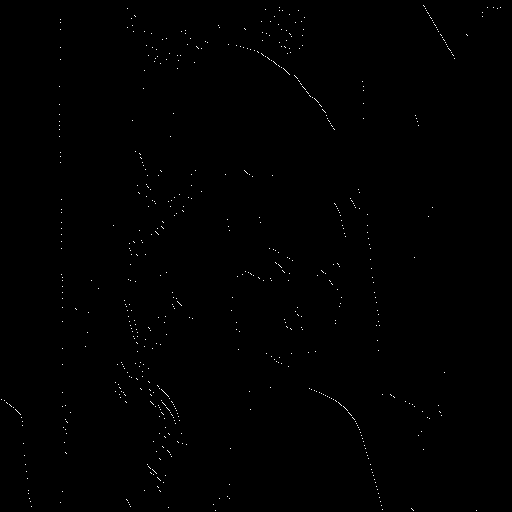
//> input picture hw4/Hit and Miss.png, 512 x 512 px, given in place of lena.bmp, which was not available
$ ./main   (built with g++ and OpenCV 4)
//> lines starting //> are read from the running program, lines starting //| are printed output that depends on the picture; after the words box and inside, x2 and y2 are one past the last pixel; in counts of white or black regions, pixels touching at a corner belong together; pictures that were not available may be replaced by others from this repository, and a replacement may not be noted
#include<cstdio>
#include<cstdlib>
#include<cmath>
#include<iostream>
#include<opencv2/core/core.hpp>
#include <opencv2/highgui/highgui.hpp>
#include<fstream>
#include "opencv2/imgproc.hpp"
#include <set>
using namespace cv;

void binarize(Mat img) {
	for (int i = 0; i < img.rows ; i++) {
		for (int j = 0; j < img.cols; j++) {

			if (img.at<uchar>(i, j) > 127){
				img.at<uchar>(i, j) = 255;
			}
			else img.at<uchar>(i, j) = 0;
		}
	}

}
Mat Erosion(Mat img,int kernel[][5]) {
	Mat d(512, 512, CV_8UC1, Scalar(0));

	for (int i = 0; i < img.rows; i++) {
		for (int j = 0; j < img.cols; j++) {

				bool pass = true;
				for (int k = 0; k < 5; k++) {
					for (int l = 0; l < 5; l++) {
						if (kernel[k][l] == 1) {
							if ((i + k - 2 < 0) || (i + k - 2 > 511) || (j + l - 2) < 0 || (j + l - 2) > 511 || img.at<uchar>(i + k - 2, j + l - 2) == 0) {
								pass = false;
							}
						}
					}
				}
				if (pass==true) {
					d.at<uchar>(i, j) = 255;
				}
				else { d.at<uchar>(i, j) = 0; }

		}
	}
	return d;
}
Mat Dilation(Mat img,int kernel[][5]) {
	Mat d(512, 512, CV_8UC1, Scalar(0));
	for (int i = 0; i < img.rows; i++) {
		for (int j = 0; j < img.cols; j++) {
			if (img.at<uchar>(i, j) != 0) {
				for (int k = 0; k < 5; k++) {
					for (int l = 0; l < 5; l++) {
						if (kernel[k][l] == 1) {
							if ((i + k - 2 >= 0) && (i + k - 2 < 512) && (j + l - 2) >= 0 && (j + l - 2) < 512) {
								d.at<uchar>(i + k - 2, j + l - 2) = 255;
							}
						}
					}
				}
			}
		}
	}
	return d;
}
Mat Closing(Mat img, int kernel[][5]) {
	return Erosion(Dilation(img, kernel), kernel);
}
Mat Opening(Mat img,int kernel[][5]) {
	return Dilation(Erosion(img, kernel),kernel);
}
void hit (Mat img, int j[][5], int k[][5]) {
	Mat comp = 255 - img;
	Mat a = Erosion(img, j);
	Mat b = Erosion(comp, k);
	Mat res = Mat(img.rows, img.cols, CV_8UC1);
	for (int i = 0; i < img.rows; i++) {
		for (int j = 0; j < img.cols; j++) {
			if (a.at<uchar>(i, j) == 255&& b.at<uchar>(i, j) == 255) {
				res.at<uchar>(i, j) = 255;
			}
			else { res.at<uchar>(i, j) = 0; }
		}
	}
	imwrite("Hit and Miss.png", res);
	waitKey(0);

}
int main()
{
	// read image
	Mat img = imread("lena.bmp", CV_8UC1);
//> img: 512 rows x 512 cols, CV_8UC1; 0.29% white in thin lines or dots
	int kernel[5][5] = { 0 };
	kernel[0][1] = 1; kernel[0][2] = 1; kernel[0][3] = 1;
	kernel[1][0] = 1; kernel[1][1] = 1; kernel[1][2] = 1; kernel[1][3] = 1; kernel[1][4] = 1;
	kernel[2][0] = 1; kernel[2][1] = 1; kernel[2][2] = 1; kernel[2][3] = 1; kernel[2][4] = 1;
	kernel[3][0] = 1; kernel[3][1] = 1; kernel[3][2] = 1; kernel[3][3] = 1; kernel[3][4] = 1;
	kernel[4][1] = 1; kernel[4][2] = 1; kernel[4][3] = 1;
	binarize(img);
	int j[5][5] = { 0 };
	int k[5][5] = { 0 };
	k[1][2] = 1;
	k[1][3] = 1;
	k[2][3] = 1;
	j[2][1] = 1;
	j[2][2] = 1;
	j[3][2] = 1;
	Mat d=Dilation(img, kernel);
//> after the loop in Dilation, `for (int i = 0; i < img.rows; i++)`:
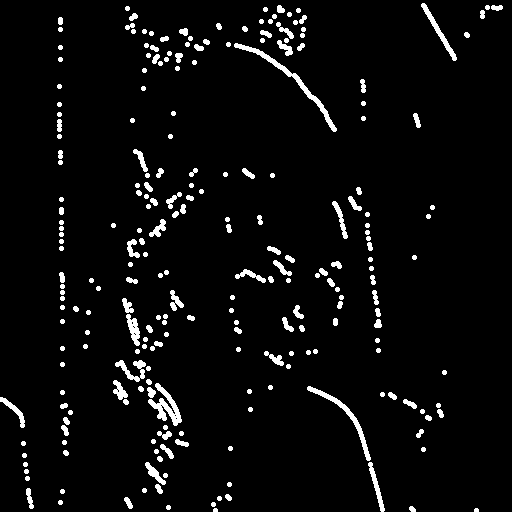
//> d: 512 rows x 512 cols, CV_8UC1; 4.4% white; 242 white regions (2 under 20 px), largest, box (x1, y1, x2, y2) and area: (234, 43, 337, 132) 679, (148, 383, 182, 426) 542, (307, 386, 371, 461) 494
	imwrite("dilation.bmp", d);
	Mat e = Erosion(img, kernel);
//> after the loop in Erosion, `for (int i = 0; i < img.rows; i++)`: d: 512 rows x 512 cols, CV_8UC1; every value is 0
	imwrite("Erosion.bmp", e);
	Mat c = Closing(img, kernel);
//> after the loop in Erosion (call 2), `for (int i = 0; i < img.rows; i++)`:
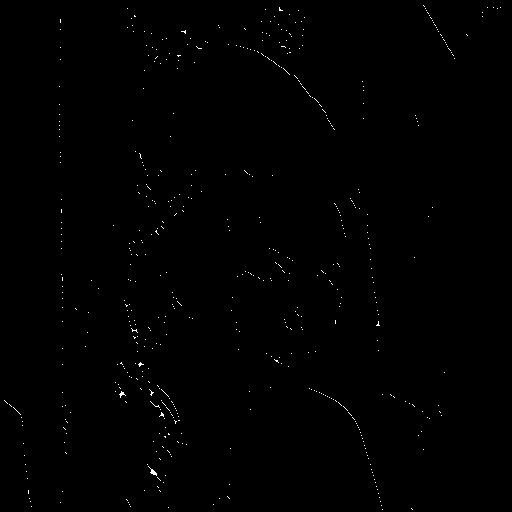
//> d: 512 rows x 512 cols, CV_8UC1; 0.34% white in thin lines or dots
	imwrite("Closing.bmp", c);
	Mat o = Opening(img, kernel);
	imwrite("Opening.bmp", o);
	hit(img, j,k);
//> in hit, `Mat comp = 255 - img;`: comp: 512 rows x 512 cols, CV_8UC1; 99.7% white; black in thin lines or dots
//> after the loop in Erosion (call 5), `for (int i = 0; i < img.rows; i++)`:
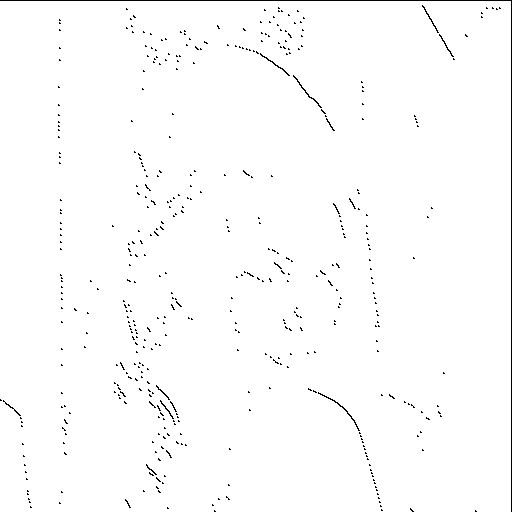
//> d: 512 rows x 512 cols, CV_8UC1; 98.8% white; black in thin lines or dots
	return 0;
}
